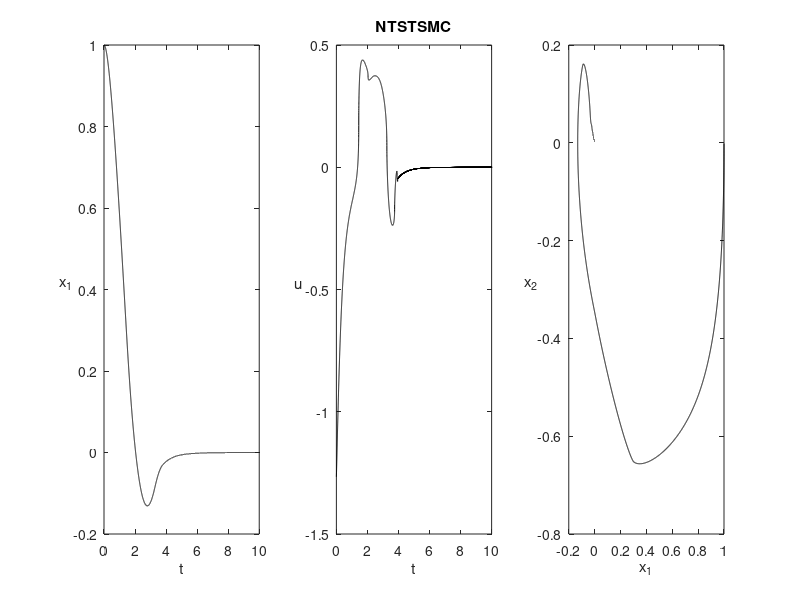

The MATLAB script that drew this image:
clc,clear,close all

t_end = 10; n = 10000;dt = t_end/n;
m = 0.8; g = 9.80665; %Ix = 0.005; Iy = 0.005; Iz = 0.009; L = 0.33 / 2;
Kz = 0;

alpha = 2;beta = 1;gamma = 0.5;
mu = 0.9;r = 1.5;
K1 = 1;K2 = 1;

ez = 1; ez_dot = 0; z_des_dotdot = 0;
s_z_integ = 0;
y1_array = [];
y2_array = [];
s_array = [];u_array=[];s_dot_array=[];
for t = linspace(0,t_end,n)
    
    s = alpha * ez +  real(beta * sign(ez_dot) * abs(ez_dot) ^ mu) + real(gamma * sign(ez) * abs(ez) ^ r);
    s_z_integ = s_z_integ + K2 * sign(s) * dt;

    u = -m*(- Kz/m*ez_dot - z_des_dotdot + alpha/(beta*mu)*sign(ez_dot) * abs(ez_dot)^(2-mu)...
    + gamma*r/(beta*mu)*(sign(ez) * abs(ez)^(r-1))* sign(ez_dot) * abs(ez_dot)^(2-mu) + K1*(abs(s))^(1/2)*sign(s)...
    + s_z_integ);

    ez_dot = ez_dot + (u/m) * dt;
    ez = ez + ez_dot * dt;
    u_array = [u_array,u];
    s_array = [s_z_integ,s];
    % if (t > 0)  s_dot_array = [s_dot_array,s_dot]; end
    y1_array = [y1_array, ez];
    y2_array = [y2_array, ez_dot];
end
t = linspace(0,t_end,n);
subplot(1,3,1);plot(t,y1_array,'k');xlabel('t');ylabel('x_1',"Rotation",0)
subplot(1,3,2);plot(t,u_array,'k');xlabel('t');ylabel('u',"Rotation",0);title('NTSTSMC')
subplot(1,3,3);plot(y1_array,y2_array,'k');xlabel('x_1');ylabel('x_2',"Rotation",0)
